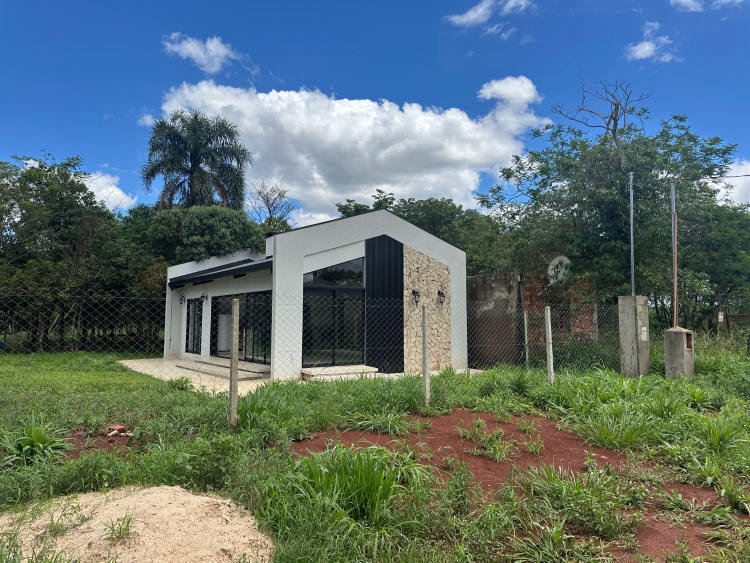
#> input picture visor/fotos/foto-3.jpg, 1500 x 1125 px (shown at 1/2 size)
$ python extraer_texturas.py
#> lines starting #> are read from the running program, lines starting #| are printed output that depends on the picture
#!/usr/bin/env python3
"""
Extrae texturas fotográficas PBR reales a partir de las fotos del lote (visor/fotos/)
y genera mapas difusos (color) y de normales (relieve) con bordes continuos (seamless tiling).
"""

import os
import numpy as np
from PIL import Image, ImageFilter, ImageOps

FOTOS_DIR = os.path.join(os.path.dirname(__file__), '../visor/fotos')
# Fotos originales a resolución completa (no se versionan: pesan 2-6 MB cada una). Si no están, se usa
# la versión de visor/fotos/ escalando la caja de recorte.
ORIGINALES_DIR = os.environ.get('FOTOS_ORIGINALES', os.path.join(os.path.dirname(__file__), '../../fotos-originales'))
OUTPUT_DIR = os.path.join(os.path.dirname(__file__), '../visor/texturas')
os.makedirs(OUTPUT_DIR, exist_ok=True)

# Recortes [x0, y0, x1, y1] en píxeles de la foto original ya rotada según su EXIF (ancho x alto de
# 'tamano'). Se eligieron zonas planas, de frente y con luz pareja. 'escala_m' es el tamaño real del
# recorte en metros (1 mosaico = escala_m x escala_m).
MATERIALES = {
    'piedra': {  # laja crema del hastial, de frente desde la calle (foto 3 original, 4032x3024)
        'foto': 'foto-3.jpg', 'original': 'IMG_2445.jpeg', 'tamano': (4032, 3024),
        'caja': (2190, 1380, 2370, 1560), 'escala_m': 1.1, 'normal_fuerza': 2.0,
    },
    'madera': {  # tablas grises del galpón (foto 10)
        'foto': 'foto-10.jpg', 'original': 'IMG_2449.jpeg', 'tamano': (4032, 3024),
        'caja': (2400, 1400, 3000, 2000), 'escala_m': 1.3, 'normal_fuerza': 1.6,
    },
    'hormigon': {  # pilar central del portón (foto 4 original, 4032x3024)
        'foto': 'foto-4.jpg', 'original': 'IMG_2446.jpeg', 'tamano': (4032, 3024),
        'caja': (870, 1500, 1090, 1720), 'escala_m': 0.45, 'normal_fuerza': 1.0,
    },
    'ladrillo': {  # muro de ladrillo del vecino, a la izquierda del portón (foto 4)
        'foto': 'foto-4.jpg', 'original': 'IMG_2446.jpeg', 'tamano': (4032, 3024),
        'caja': (110, 1628, 214, 1732), 'escala_m': 2.0, 'normal_fuerza': 1.4,
    },
    'tierra': {  # tierra colorada del frente (foto 3)
        'foto': 'foto-3.jpg', 'original': 'IMG_2445.jpeg', 'tamano': (4032, 3024),
        'caja': (2150, 2270, 2500, 2620), 'escala_m': 1.5, 'normal_fuerza': 1.2,
    },
}


def abrir_foto(cfg):
    """Abre la foto original (rotada según EXIF) o, si falta, la copia reducida con la caja escalada."""
    original = os.path.join(ORIGINALES_DIR, cfg['original'])
    if os.path.exists(original):
        return ImageOps.exif_transpose(Image.open(original)), 1.0
    reducida = os.path.join(FOTOS_DIR, cfg['foto'])
    if not os.path.exists(reducida):
        return None, 1.0
    im = ImageOps.exif_transpose(Image.open(reducida))
    return im, im.size[0] / cfg['tamano'][0]


def hacer_seamless(img, margen_ratio=0.18):
    """Convierte una imagen en mosaico continuo (seamless tileable) mediante fundido cruzado."""
    w, h = img.size
    arr = np.array(img, dtype=np.float32)

    mw = int(w * margen_ratio)
    mh = int(h * margen_ratio)

    # Máscara horizontal lineal / sinusoidal
    x = np.linspace(0, np.pi, mw)
    peso_x = 0.5 - 0.5 * np.cos(x)  # 0 a 1 suave
    peso_x = peso_x[np.newaxis, :, np.newaxis]

    # Mezclar bordes izquierdo y derecho
    izq = arr[:, :mw].copy()
    der = arr[:, w - mw:].copy()
    arr[:, :mw] = izq * (1 - peso_x) + der * peso_x
    arr[:, w - mw:] = arr[:, :mw]

    # Máscara vertical
    y = np.linspace(0, np.pi, mh)
    peso_y = 0.5 - 0.5 * np.cos(y)
    peso_y = peso_y[:, np.newaxis, np.newaxis]

    arr_top = arr[:mh, :].copy()
    arr_bot = arr[h - mh:, :].copy()
    arr[:mh, :] = arr_top * (1 - peso_y) + arr_bot * peso_y
    arr[h - mh:, :] = arr[:mh, :]

    arr = np.clip(arr, 0, 255).astype(np.uint8)
    return Image.fromarray(arr)

def generar_mapa_normales(img, fuerza=2.0):
    """Genera un mapa de normales tangentes en espacio tangente (RGB) usando gradiente Sobel."""
    # Convertir a escala de grises
    gris = img.convert('L')
    arr = np.array(gris, dtype=np.float32) / 255.0

    # Gradientes con diferencias finitas circulares (para mantener seamless)
    dx = np.roll(arr, -1, axis=1) - np.roll(arr, 1, axis=1)
    dy = np.roll(arr, -1, axis=0) - np.roll(arr, 1, axis=0)

    dx = -dx * fuerza * 2.0
    dy = -dy * fuerza * 2.0
    dz = np.ones_like(dx)

    longitud = np.sqrt(dx * dx + dy * dy + dz * dz)
    nx = dx / longitud
    ny = dy / longitud
    nz = dz / longitud

    # Mapear de [-1, 1] a [0, 255]
    r = ((nx * 0.5 + 0.5) * 255.0).clip(0, 255).astype(np.uint8)
    g = ((ny * 0.5 + 0.5) * 255.0).clip(0, 255).astype(np.uint8)
    b = ((nz * 0.5 + 0.5) * 255.0).clip(0, 255).astype(np.uint8)

    rgb = np.stack([r, g, b], axis=-1)
    return Image.fromarray(rgb)

def main():
    print("=== Extrayendo texturas fotográficas PBR reales ===")
    TAMANIO = 512

    for nombre, cfg in MATERIALES.items():
        im, factor = abrir_foto(cfg)
#> in abrir_foto, im is the input picture: PIL image 1500x1125 RGB; mean R, G, B 93.8, 112.9, 113.6
#> factor = 0.372
        if im is None:
            print(f"[!] Foto no encontrada para {nombre}: {cfg['original']} / {cfg['foto']}")
            continue
        caja = tuple(int(round(v * factor)) for v in cfg['caja'])
#> caja = (815, 513, 882, 580)
        recorte = im.crop(caja).resize((TAMANIO, TAMANIO), Image.Resampling.LANCZOS)
        diffuse = hacer_seamless(recorte)
#> in hacer_seamless, `arr_top = arr[:mh, :].copy()`:
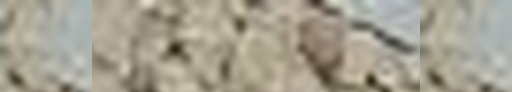
#> arr_top: shape (92, 512, 3) float32; mean R, G, B 165.1, 160, 144.8
#> in hacer_seamless, `arr_bot = arr[h - mh:, :].copy()`:
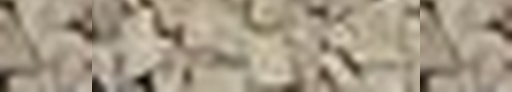
#> arr_bot: shape (92, 512, 3) float32; mean R, G, B 163.7, 151.8, 132.7
        diffuse.save(os.path.join(OUTPUT_DIR, f"{nombre}.jpg"), quality=88, optimize=True)
        normal = generar_mapa_normales(diffuse.filter(ImageFilter.GaussianBlur(1.2)), fuerza=cfg['normal_fuerza'])
#> in generar_mapa_normales, `dy = -dy * fuerza * 2.0`:
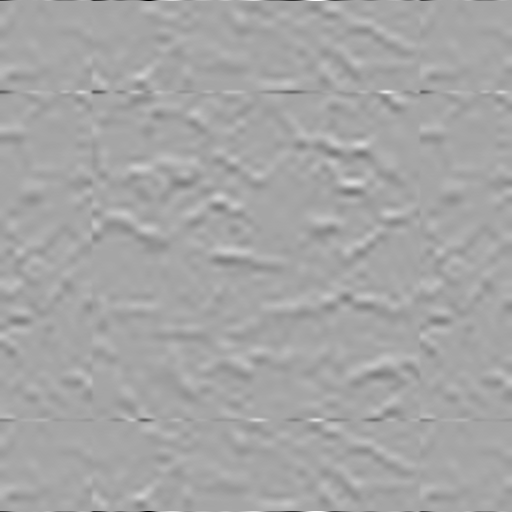
#> dy: shape (512, 512) float32; min -2.81, max 1.51, mean 2.33e-10; drawn with min black and max white
#> in generar_mapa_normales, `longitud = np.sqrt(dx * dx + dy * dy + dz * dz)`:
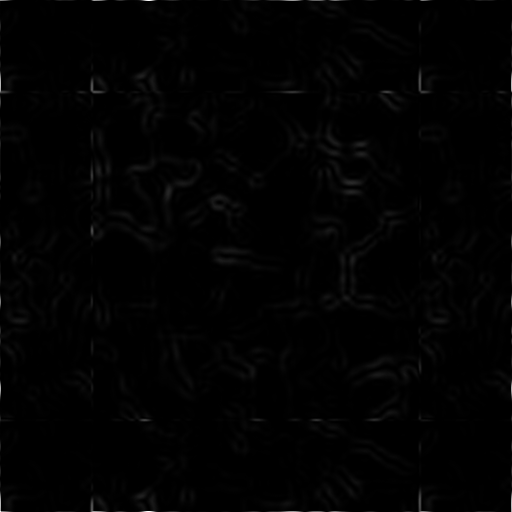
#> longitud: shape (512, 512) float32; min 1, max 2.98, mean 1.02; drawn with min black and max white
#> in generar_mapa_normales, `ny = dy / longitud`:
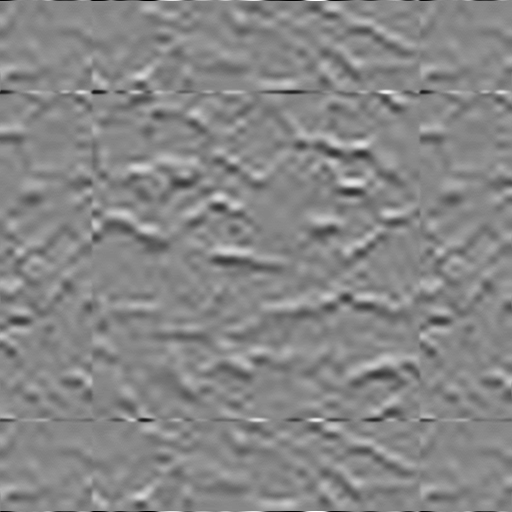
#> ny: shape (512, 512) float32; min -0.941, max 0.833, mean 0.000535; drawn with min black and max white
#> in generar_mapa_normales, `nz = dz / longitud`:
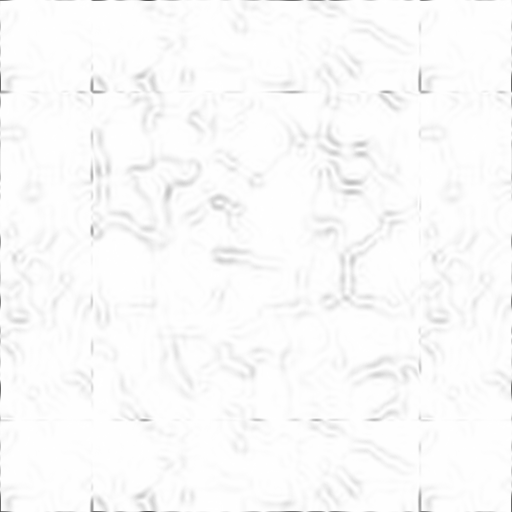
#> nz: shape (512, 512) float32; min 0.335, max 1, mean 0.984
#> in generar_mapa_normales, `rgb = np.stack([r, g, b], axis=-1)`:
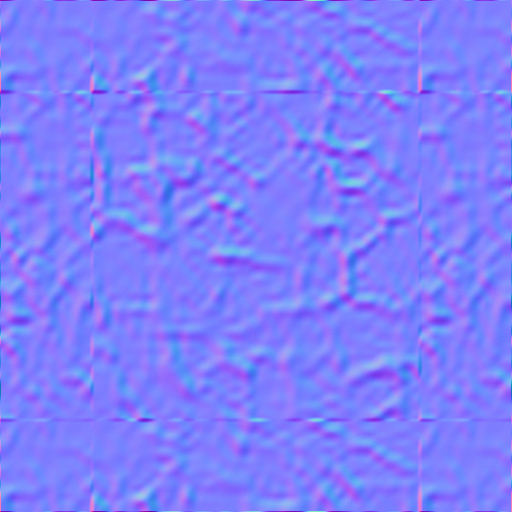
#> rgb: shape (512, 512, 3); mean of channels 0, 1, 2 127, 127.1, 252.4; drawn as R, G, B
        normal.save(os.path.join(OUTPUT_DIR, f"{nombre}_normal.jpg"), quality=85, optimize=True)
        origen = 'original' if factor == 1.0 else f'reducida x{factor:.2f}'
#> origen = 'reducida x0.37'
        print(f"✓ {nombre}: {cfg['original']} ({origen}) caja {caja} -> {nombre}.jpg + {nombre}_normal.jpg")
#| ✓ piedra: IMG_2445.jpeg (reducida x0.37) caja (815, 513, 882, 580) -> piedra.jpg + piedra_normal.jpg
#> pass 2 of the loop in main, `for nombre, cfg in MATERIALES.items():`:
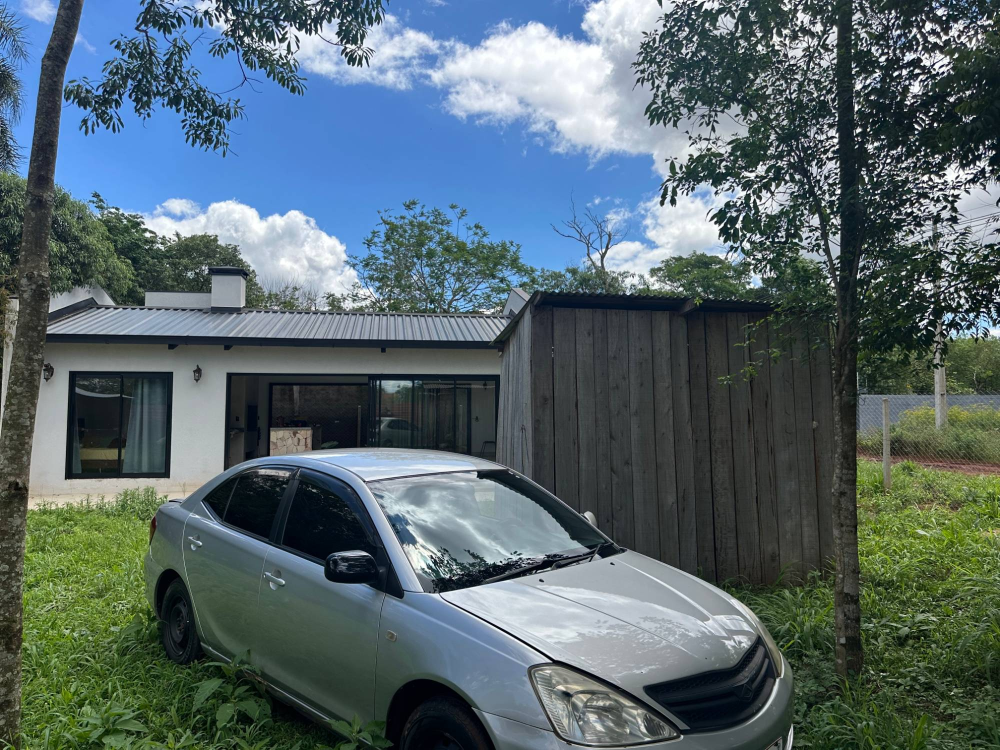
#> input picture visor/fotos/foto-10.jpg, 2000 x 1500 px (shown at 1/2 size)
#> in abrir_foto, im is the input picture: PIL image 2000x1500 RGB; mean R, G, B 86.4, 103.5, 108.6
#> factor = 0.496
#> caja = (1190, 694, 1488, 992)
#> in hacer_seamless (call 2), `arr[:, w - mw:] = arr[:, :mw]`:
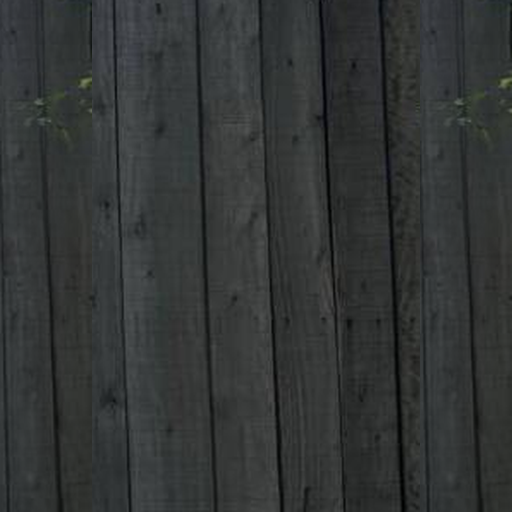
#> arr: shape (512, 512, 3) float32; mean R, G, B 51.2, 54, 53.7
#> in generar_mapa_normales (call 2), `longitud = np.sqrt(dx * dx + dy * dy + dz * dz)`:
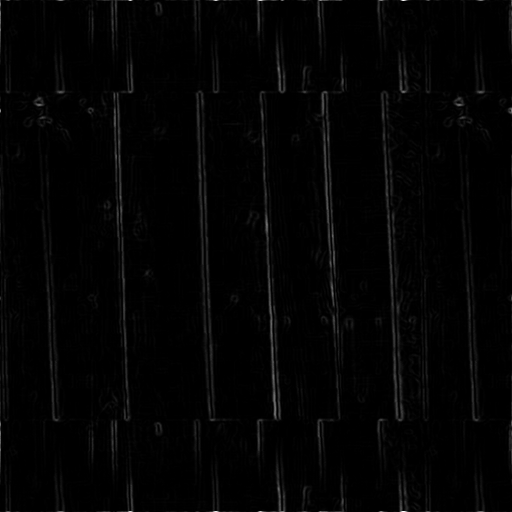
#> longitud: shape (512, 512) float32; min 1, max 1.15, mean 1; drawn with min black and max white
#> origen = 'reducida x0.50'
#| ✓ madera: IMG_2449.jpeg (reducida x0.50) caja (1190, 694, 1488, 992) -> madera.jpg + madera_normal.jpg

    print("=== Extracción completada ===")

if __name__ == '__main__':
    main()
